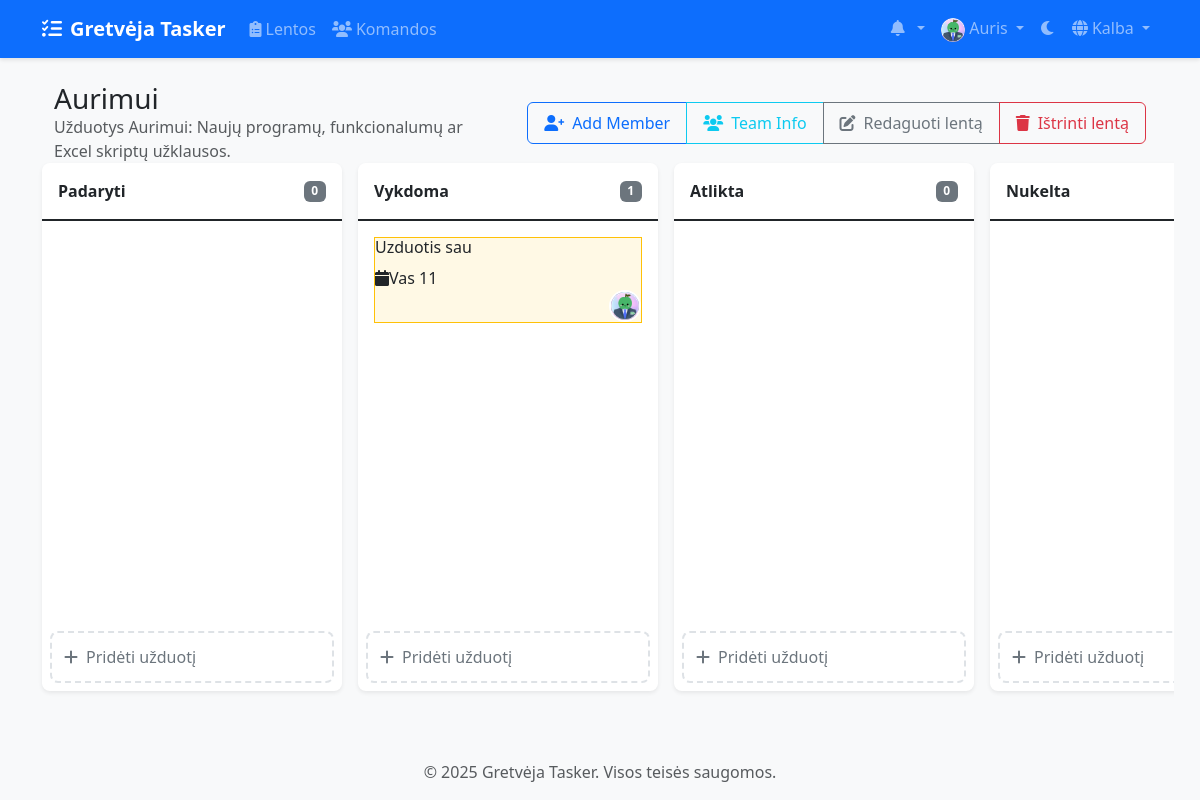
Page /lt/boards/2/ (signed in) on the committed database.
### accounts/models.py (models this page shows, shortened)
class CustomUser(AbstractUser):
    email = models.EmailField(_('email address'), unique=True)
    avatar = models.ImageField(upload_to='avatars/', null=True, blank=True)
    bio = models.TextField(max_length=500, blank=True)
    theme_preference = models.CharField(
        max_length=10,
        choices=[('light', 'Light'), ('dark', 'Dark')],
        default='light'
    )
    notification_preferences = models.JSONField(
        default=dict,
        help_text=_('User notification preferences')
    )
    class Meta:
        verbose_name = _('user')
        verbose_name_plural = _('users')

### boards/models.py (models this page shows, shortened)
class Board(models.Model):
    title = models.CharField(max_length=200)
    description = models.TextField(blank=True)
    created_at = models.DateTimeField(auto_now_add=True)
    updated_at = models.DateTimeField(auto_now=True)
    owner = models.ForeignKey(
        settings.AUTH_USER_MODEL,
        on_delete=models.CASCADE,
        related_name='owned_boards'
    )
    team = models.ForeignKey(
        Team,
        on_delete=models.CASCADE,
        related_name='boards',
        null=True,
        blank=True
    )

class Column(models.Model):
    COLUMN_TYPES = [
        ('todo', 'Padaryti'),
        ('doing', 'Daroma'),
        ('done', 'Atlikta'),
        ('rejected', 'Atmesta'),
    ]
    board = models.ForeignKey(Board, on_delete=models.CASCADE, related_name='columns')
    title = models.CharField(max_length=100)
    type = models.CharField(max_length=20, choices=COLUMN_TYPES)
    position = models.PositiveIntegerField()
    color = ColorField(default='#FF0000')
    class Meta:
        ordering = ['position']

class Task(models.Model):
    PRIORITY_CHOICES = [
        ('low', 'Low'),
        ('medium', 'Medium'),
        ('high', 'High'),
    ]
    title = models.CharField(max_length=200)
    description = models.TextField(blank=True)
    column = models.ForeignKey(Column, on_delete=models.CASCADE, related_name='tasks')
    created_by = models.ForeignKey(
        settings.AUTH_USER_MODEL,
        on_delete=models.CASCADE,
        related_name='created_tasks'
    )
    assigned_to = models.ForeignKey(
        settings.AUTH_USER_MODEL,
        on_delete=models.SET_NULL,
        null=True,
        blank=True,
        related_name='assigned_tasks'
    )
    created_at = models.DateTimeField(auto_now_add=True)
    updated_at = models.DateTimeField(auto_now=True)
    due_date = models.DateTimeField(null=True, blank=True)
    priority = models.CharField(
        max_length=10,
        choices=PRIORITY_CHOICES,
        default='medium'
    )
    position = models.PositiveIntegerField()
    labels = models.ManyToManyField('Label', blank=True)
    class Meta:
        ordering = ['position']

### boards/views/board_views.py (the view)
# urls.py: path('<int:board_id>/', views.board_detail, name='board_detail'),
@login_required
def board_detail(request, board_id):
    board = get_object_or_404(Board, id=board_id)
    if not can_view_board(request.user, board):
        messages.error(request, "You don't have permission to view this board.")
        return redirect('boards:board_list')
    stats = BoardService.get_board_stats(board)
    users = BoardService.get_board_members(board)
    is_admin = False
    pending_invitations = None
    if board.team:
        is_admin = is_team_admin(request.user, board.team)
        if is_admin:
            pending_invitations = board.team.invitations.filter(status='pending')
    return render(request, 'boards/board_detail.html', {
        'board': board,
        'progress': stats['progress'],
        'users': users,
        'can_edit': can_edit_board(request.user, board),
        'is_admin': is_admin,
        'pending_invitations': pending_invitations,
        'is_team_member': board.team and is_team_member(request.user, board.team)
    })

### boards/permissions.py (called while the page is built)
def is_team_admin(user, team):
    return team.teammembership_set.filter(
        user=user,
        role='admin'
    ).exists()

def is_team_member(user, team):
    return user in team.members.all()

def can_view_board(user, board):
    return (board.owner == user or
            (board.team and user in board.team.members.all()))

def can_edit_board(user, board):
    is_admin = board.team and is_team_admin(user, board.team)
    return board.owner == user or is_admin

### boards/services/board_service.py (called while the page is built)
    @staticmethod
    def get_board_stats(board):
        total_tasks = board.columns.aggregate(
            total=Count('tasks')
        )['total']
        completed_tasks = board.columns.filter(
            type='done'
        ).aggregate(
            done=Count('tasks')
        )['done']
        progress = int((completed_tasks / total_tasks * 100) if total_tasks > 0 else 0)
        return {
            'total_tasks': total_tasks,
            'completed_tasks': completed_tasks,
            'progress': progress
        }

    @staticmethod
    def get_board_members(board):
        if board.team:
            return board.team.members.filter(is_active=True)
        return board.owner._meta.model.objects.filter(
            id__in=[board.owner.id]
        )

### boards/templatetags/task_tags.py (called while the page is built)
def get_lt_month_abbr(month):
    lt_months = {
        1: 'Sau',
        2: 'Vas',
        3: 'Kov',
        4: 'Bal',
        5: 'Geg',
        6: 'Bir',
        7: 'Lie',
        8: 'Rgp',
        9: 'Rgs',
        10: 'Spa',
        11: 'Lap',
        12: 'Grd'
    }
    return lt_months.get(month, '')

@register.filter
def lt_date(date):
    if not date:
        return ''
    return f"{get_lt_month_abbr(date.month)} {date.day}"

@register.simple_tag
def get_due_date_class(task):
    if not task.due_date or task.column.title in ['DONE', 'REJECTED']:
        return ''
    now = timezone.now().date()
    due_date = task.due_date.date()
    days_until_due = (due_date - now).days
    if days_until_due < 0:
        return 'overdue'
    elif days_until_due == 0:
        return 'due-today'
    elif days_until_due == 1:
        return 'due-tomorrow'
    return ''

### templates/boards/board_detail.html (shortened to what this page needs)
{% extends 'base.html' %}
{% load static %}
{% load i18n %}
{% load task_tags %}
{% block content %}
<div class="board-header">
    <div class="container-fluid">
        <div class="row align-items-center">
            <div class="col">
                <h1 class="h3 mb-0">{{ board.title }}</h1>
                {% if board.description %}
                    <p class="text-muted mb-0">{{ board.description }}</p>
                {% endif %}
            </div>
            <div class="col-auto">
                <div class="btn-group">
                    {% if board.team %}
                        {% if is_admin %}
                            <button type="button" class="btn btn-outline-primary" data-bs-toggle="modal" data-bs-target="#addMemberModal">
                                <i class="fas fa-user-plus me-2"></i>{% trans "Add Member" %}
                            </button>
                        {% endif %}
                        {% if is_team_member %}
                            <button type="button" class="btn btn-outline-info" data-bs-toggle="modal" data-bs-target="#teamInfoModal">
                                <i class="fas fa-users me-2"></i>{% trans "Team Info" %}
                            </button>
                        {% endif %}
                    {% endif %}
                    {% if board.owner == user %}
                        <a href="{% url 'boards:board_edit' board_id=board.id %}" class="btn btn-outline-secondary">
                            <i class="fas fa-edit me-2"></i>{% trans "Edit Board" %}
                        </a>
                        <button type="button" class="btn btn-outline-danger" data-bs-toggle="modal" data-bs-target="#deleteBoardModal">
                            <i class="fas fa-trash me-2"></i>{% trans "Delete Board" %}
                        </button>
                    {% endif %}
                </div>
            </div>
        </div>
    </div>
</div>
<div class="kanban-board">
    {% for column in board.columns.all %}
        <div class="kanban-column">
            <div class="column-header d-flex justify-content-between align-items-center">
                <span>{% trans column.title %}</span>
                <span class="badge bg-secondary">{{ column.tasks.count }}</span>
            </div>
            <div class="task-list" data-column-id="{{ column.id }}">
                {% for task in column.tasks.all %}
                    <div class="task {% if task.priority == 'high' %}border border-danger bg-danger bg-opacity-10{% elif task.priority == 'medium' %}border border-warning bg-warning bg-opacity-10{% endif %}"
                         id="task-{{ task.id }}" draggable="true" data-task-id="{{ task.id }}">
                        <h6 class="mb-2">
                            <a href="{% url 'boards:task_detail' task_id=task.id %}" class="text-decoration-none text-reset">
                                {{ task.title }}
                            </a>
                        </h6>
                        <div class="task-meta">
                            {% if task.due_date %}
                                <span class="due-date {% get_due_date_class task %}">
                                    <i class="fas fa-calendar"></i>{{ task.due_date|lt_date }}
                                </span>
                            {% endif %}
                            {% if task.assigned_to %}
                                <div class="member-avatar ms-auto" title="{{ task.assigned_to.get_full_name|default:task.assigned_to.username }}">
                                    {% if task.assigned_to.avatar %}
                                        <img src="{{ task.assigned_to.avatar.url }}" alt="{{ task.assigned_to.username }}" class="img-fluid">
                                    {% else %}
                                        <div class="w-100 h-100 d-flex align-items-center justify-content-center bg-primary text-white">
                                            {{ task.assigned_to.username|make_list|first|upper }}
                                        </div>
                                    {% endif %}
                                </div>
                            {% endif %}
                        </div>
                    </div>
                {% endfor %}
            </div>
            {% if can_edit %}
                <div class="p-2">
                    <button class="add-task-btn" data-column-id="{{ column.id }}" data-board-id="{{ board.id }}">
                        <i class="fas fa-plus me-2"></i>{% trans "Add Task" %}
                    </button>
                </div>
            {% endif %}
        </div>
    {% endfor %}
</div>
{% endblock %}

### templates/base.html (shortened to what this page needs)
{% load static %}
{% load compress %}
{% load i18n %}
<!DOCTYPE html>
<html lang="{{ LANGUAGE_CODE }}" data-bs-theme="light">
<head>
    <link href="https://cdn.jsdelivr.net/npm/bootstrap@5.3.2/dist/css/bootstrap.min.css" rel="stylesheet">
    <link href="https://cdnjs.cloudflare.com/ajax/libs/font-awesome/6.0.0/css/all.min.css" rel="stylesheet">
    <link href="https://cdn.jsdelivr.net/npm/select2@4.1.0-rc.0/dist/css/select2.min.css" rel="stylesheet">
    <link href="https://cdn.jsdelivr.net/npm/select2-bootstrap-5-theme@1.3.0/dist/select2-bootstrap-5-theme.min.css" rel="stylesheet">
    {% compress css %}
    <link href="{% static 'css/style.css' %}" rel="stylesheet">
    {% endcompress %}
</head>
<body>
    <nav class="navbar navbar-expand-lg navbar-dark bg-primary">
        <div class="container">
            <a class="navbar-brand" href="{% url 'home' %}">
                <i class="fas fa-tasks me-2"></i>{% trans "Gretvėja Tasker" %}
            </a>
            <div class="collapse navbar-collapse" id="navbarNav">
                <ul class="navbar-nav me-auto">
                    {% if user.is_authenticated %}
                        <li class="nav-item">
                            <a class="nav-link" href="{% url 'boards:board_list' %}">
                                <i class="fas fa-clipboard-list me-1"></i>{% trans "Boards" %}
                            </a>
                        </li>
                        <li class="nav-item">
                            <a class="nav-link" href="{% url 'teams:team_list' %}">
                                <i class="fas fa-users me-1"></i>{% trans "Teams" %}
                            </a>
                        </li>
                    {% endif %}
                </ul>
                <ul class="navbar-nav">
                    {% if user.is_authenticated %}
                        <li class="nav-item dropdown">
                            <a class="nav-link dropdown-toggle" href="#" id="notificationsDropdown" role="button" data-bs-toggle="dropdown">
                                <i class="fas fa-bell me-1"></i>
                            </a>
                        </li>
                        <li class="nav-item dropdown">
                            <a class="nav-link dropdown-toggle" href="#" id="userDropdown" role="button" data-bs-toggle="dropdown">
                                {% if user.avatar %}
                                    <img src="{{ user.avatar.url }}" alt="{% trans 'Avatar' %}" class="rounded-circle" width="24" height="24">
                                {% else %}
                                    <i class="fas fa-user-circle"></i>
                                {% endif %}
                                {{ user.username }}
                            </a>
                        </li>
                    {% endif %}
                    <li class="nav-item">
                        <button class="btn nav-link" id="theme-toggle">
                            <i class="fas fa-moon"></i>
                        </button>
                    </li>
                    <li class="nav-item dropdown">
                        <a class="nav-link dropdown-toggle" href="#" id="languageDropdown" role="button" data-bs-toggle="dropdown">
                            <i class="fas fa-globe me-1"></i>{% trans "Language" %}
                        </a>
                                {% get_current_language as CURRENT_LANGUAGE %}
                                {% get_available_languages as LANGUAGES %}
                    </li>
                </ul>
            </div>
        </div>
    </nav>
    <main class="container my-4">
        {% block content %}{% endblock %}
    </main>
    <footer class="footer mt-auto py-3 bg-light">
        <div class="container text-center">
            <span class="text-muted">© {% now "Y" %} Gretvėja Tasker. {% trans "All rights reserved." %}</span>
        </div>
    </footer>
</body>
</html>

### staticfiles/css/style.css (style rules this page uses)
:root { --primary-color: #0d6efd; --secondary-color: #6c757d; --success-color: #198754; --info-color: #0dcaf0; --warning-color: #ffc107; --danger-color: #dc3545; --light-color: #f8f9fa; --dark-color: #212529; --todo-color: #ff6b6b; --doing-color: #ffd93d; --done-color: #6bcb77; --rejected-color: #4d96ff; }
body { min-height: 100vh; display: flex; flex-direction: column; background-color: var(--bs-gray-100); }
main { flex: 1; }
.navbar { box-shadow: 0 2px 4px rgba(0,0,0,0.1); }
.navbar-brand { font-weight: bold; }
.kanban-board { display: flex; gap: 1rem; overflow-x: auto; padding: 1rem; min-height: 70vh; margin: -1rem; }
.kanban-column { min-width: 300px; background: var(--bs-white); border-radius: 0.5rem; box-shadow: 0 0.125rem 0.25rem rgba(0,0,0,0.075); display: flex; flex-direction: column; }
.column-header { padding: 1rem; font-weight: 600; border-bottom: 2px solid; display: flex; justify-content: space-between; align-items: center; }
.task-list { flex: 1; min-height: 100px; padding: 1rem; overflow-y: auto; }
.btn { border-radius: 0.375rem; padding: 0.5rem 1rem; font-weight: 500; transition: all 0.2s ease; }
.member-avatar { width: 32px; height: 32px; border-radius: 50%; margin-left: -8px; border: 2px solid var(--bs-white); overflow: hidden; transition: transform 0.2s ease; }
.add-task-btn { width: 100%; padding: 0.75rem; text-align: left; color: var(--bs-gray-600); background: transparent; border: 2px dashed var(--bs-gray-300); border-radius: 0.5rem; transition: all 0.2s ease; }

### rows in the picture
CustomUser: avatar (picture), username "Auris"
Board: title "Aurimui", description "Užduotys Aurimui: Naujų programų, funkcionalumų ar Excel skriptų užklausos."
Column: tasks.count "0"
Column: tasks.count "1"
Task: title "Uzduotis sau", due_date|lt_date "Vas 11", assigned_to.avatar (picture)
Column: tasks.count "0"
